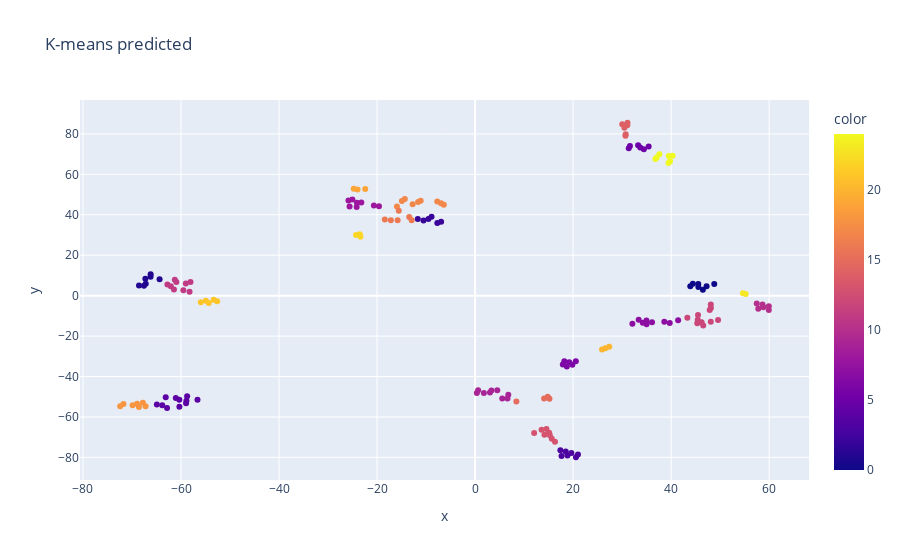
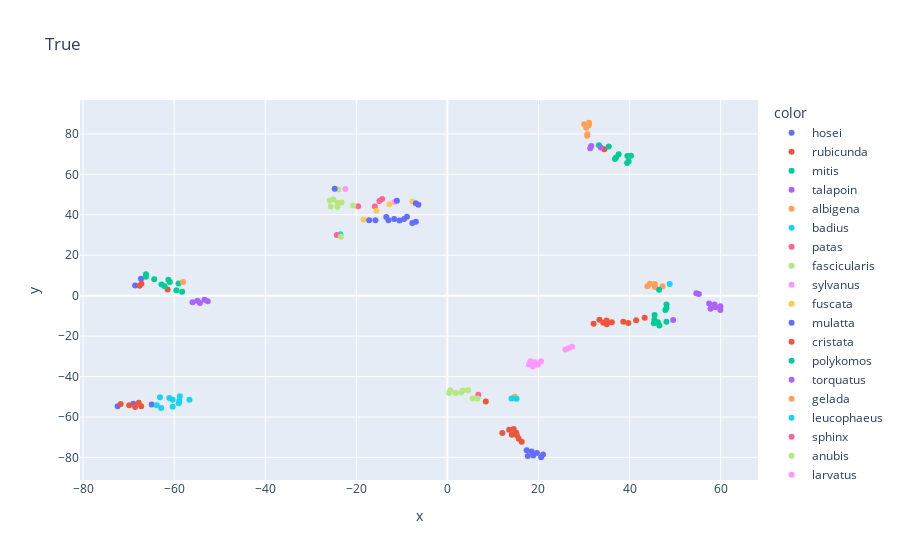

The notebook cell these images were saved under, in order:
### Markdown cell above
##### Cluster using k-means

##### K-means on original data

### Code cell
from sklearn.cluster import KMeans
kmns = KMeans(n_clusters=25, init='k-means++')
kY = kmns.fit_predict(X)
# K-means on tSNE results
kmns = KMeans(n_clusters=25, init='k-means++')
kY = kmns.fit_predict(Y)

fig = px.scatter( x=Y[:,0], y=Y[:,1] , color=kY, title='K-means predicted')
fig.show()

fig = px.scatter( x=Y[:,0], y=Y[:,1] , color=df['Species'], title='True')
fig.show()

### Figure 1 — Plotly figure (JSON) as saved in the notebook; plotly's stock layout.template omitted (floating-point values rounded to 4 significant figures; data arrays with more than 128 entries replaced by an {"elided": "..."} marker saying what was removed)
{"data": [{"hovertemplate": "x=%{x}<br>y=%{y}<br>color=%{marker.color}<extra></extra>", "legendgroup": "", "marker": {"color": {"elided": "165 int values"}, "coloraxis": "coloraxis", "symbol": "circle"}, "mode": "markers", "name": "", "orientation": "v", "showlegend": false, "type": "scatter", "x": {"elided": "165 float values"}, "xaxis": "x", "y": {"elided": "165 float values"}, "yaxis": "y"}], "layout": {"coloraxis": {"colorbar": {"title": {"text": "color"}}, "colorscale": [[0, "#0d0887"], [0.1111, "#46039f"], [0.2222, "#7201a8"], [0.3333, "#9c179e"], [0.4444, "#bd3786"], [0.5556, "#d8576b"], [0.6667, "#ed7953"], [0.7778, "#fb9f3a"], [0.8889, "#fdca26"], [1, "#f0f921"]]}, "legend": {"tracegroupgap": 0}, "title": {"text": "K-means predicted"}, "xaxis": {"anchor": "y", "domain": [0, 1], "title": {"text": "x"}}, "yaxis": {"anchor": "x", "domain": [0, 1], "title": {"text": "y"}}}}

### Figure 2 — Plotly figure (JSON) as saved in the notebook; plotly's stock layout.template omitted (floating-point values rounded to 4 significant figures)
{"data": [{"hovertemplate": "color=hosei<br>x=%{x}<br>y=%{y}<extra></extra>", "legendgroup": "hosei", "marker": {"color": "#636efa", "symbol": "circle"}, "mode": "markers", "name": "hosei", "orientation": "v", "showlegend": true, "type": "scatter", "x": [-67.27, -68.57, -72.41, -68.97, -64.93], "xaxis": "x", "y": [8.407, 5.052, -54.68, -53.49, -53.85], "yaxis": "y"}, {"hovertemplate": "color=rubicunda<br>x=%{x}<br>y=%{y}<extra></extra>", "legendgroup": "rubicunda", "marker": {"color": "#EF553B", "symbol": "circle"}, "mode": "markers", "name": "rubicunda", "orientation": "v", "showlegend": true, "type": "scatter", "x": [-67.19, -67.56, -61.44, -71.74, -69.88, -67.78, -68.59, -67.23], "xaxis": "x", "y": [5.938, 4.859, 3.051, -53.61, -54.23, -52.99, -55.11, -54.72], "yaxis": "y"}, {"hovertemplate": "color=mitis<br>x=%{x}<br>y=%{y}<extra></extra>", "legendgroup": "mitis", "marker": {"color": "#00cc96", "symbol": "circle"}, "mode": "markers", "name": "mitis", "orientation": "v", "showlegend": true, "type": "scatter", "x": [-66.21, -66.2, -64.37, -62.77, -62.08, -59.02, -61.26, -59.52, -60.95, -58.25], "xaxis": "x", "y": [9.312, 10.59, 8.128, 5.552, 4.645, 6.018, 7.843, 2.732, 6.8, 1.913], "yaxis": "y"}, {"hovertemplate": "color=talapoin<br>x=%{x}<br>y=%{y}<extra></extra>", "legendgroup": "talapoin", "marker": {"color": "#ab63fa", "symbol": "circle"}, "mode": "markers", "name": "talapoin", "orientation": "v", "showlegend": true, "type": "scatter", "x": [-53.33, -52.63, -55.96, -54.34, -54.92], "xaxis": "x", "y": [-2.067, -2.704, -3.244, -3.689, -2.574], "yaxis": "y"}, {"hovertemplate": "color=albigena<br>x=%{x}<br>y=%{y}<extra></extra>", "legendgroup": "albigena", "marker": {"color": "#FFA15A", "symbol": "circle"}, "mode": "markers", "name": "albigena", "orientation": "v", "showlegend": true, "type": "scatter", "x": [43.91, 45.56, 44.43, 45.54, -58.06, 47.24], "xaxis": "x", "y": [4.666, 4.307, 5.944, 5.796, 6.749, 4.659], "yaxis": "y"}, {"hovertemplate": "color=badius<br>x=%{x}<br>y=%{y}<extra></extra>", "legendgroup": "badius", "marker": {"color": "#19d3f3", "symbol": "circle"}, "mode": "markers", "name": "badius", "orientation": "v", "showlegend": true, "type": "scatter", "x": [-63.11, -58.97, -60.33, -58.89, -61.06, -62.85, -56.64, -60.34, -63.82, -58.75], "xaxis": "x", "y": [-50.27, -53.22, -54.98, -51.92, -50.63, -55.52, -51.5, -51.47, -54.23, -49.78], "yaxis": "y"}, {"hovertemplate": "color=patas<br>x=%{x}<br>y=%{y}<extra></extra>", "legendgroup": "patas", "marker": {"color": "#FF6692", "symbol": "circle"}, "mode": "markers", "name": "patas", "orientation": "v", "showlegend": true, "type": "scatter", "x": [-15.94, -19.61, -14.93, -14.34], "xaxis": "x", "y": [44.04, 44.25, 46.78, 47.79], "yaxis": "y"}, {"hovertemplate": "color=fascicularis<br>x=%{x}<br>y=%{y}<extra></extra>", "legendgroup": "fascicularis", "marker": {"color": "#B6E880", "symbol": "circle"}, "mode": "markers", "name": "fascicularis", "orientation": "v", "showlegend": true, "type": "scatter", "x": [-25.61, -23.99, -24.16, -24.1, -25.03, -20.65, -25.83, -23.21], "xaxis": "x", "y": [44.14, 52.52, 43.84, 45.91, 47.56, 44.57, 47.1, 46.02], "yaxis": "y"}, {"hovertemplate": "color=sylvanus<br>x=%{x}<br>y=%{y}<extra></extra>", "legendgroup": "sylvanus", "marker": {"color": "#FF97FF", "symbol": "circle"}, "mode": "markers", "name": "sylvanus", "orientation": "v", "showlegend": true, "type": "scatter", "x": [-11.63, -22.41], "xaxis": "x", "y": [46.35, 52.77], "yaxis": "y"}, {"hovertemplate": "color=fuscata<br>x=%{x}<br>y=%{y}<extra></extra>", "legendgroup": "fuscata", "marker": {"color": "#FECB52", "symbol": "circle"}, "mode": "markers", "name": "fuscata", "orientation": "v", "showlegend": true, "type": "scatter", "x": [-7.715, -12.74], "xaxis": "x", "y": [46.58, 45.24], "yaxis": "y"}, {"hovertemplate": "color=mulatta<br>x=%{x}<br>y=%{y}<extra></extra>", "legendgroup": "mulatta", "marker": {"color": "#636efa", "symbol": "circle"}, "mode": "markers", "name": "mulatta", "orientation": "v", "showlegend": true, "type": "scatter", "x": [-6.372, -6.942, -11.09], "xaxis": "x", "y": [44.92, 45.75, 46.95], "yaxis": "y"}, {"hovertemplate": "color=cristata<br>x=%{x}<br>y=%{y}<extra></extra>", "legendgroup": "cristata", "marker": {"color": "#EF553B", "symbol": "circle"}, "mode": "markers", "name": "cristata", "orientation": "v", "showlegend": true, "type": "scatter", "x": [32.1, 33.38, 34.22, 34.99, 36.1, 34.96, 38.61, 41.44, 39.72, 43.31, 13.57, 14.56, 12.06, 15.11, 15.26, 14.15, 15.66, 16.31], "xaxis": "x", "y": [-13.93, -11.96, -13.46, -14.16, -13.14, -12.27, -12.86, -12.15, -13.54, -10.95, -66.34, -65.95, -67.88, -67.76, -68.98, -68.76, -70.83, -72.22], "yaxis": "y"}, {"hovertemplate": "color=polykomos<br>x=%{x}<br>y=%{y}<extra></extra>", "legendgroup": "polykomos", "marker": {"color": "#00cc96", "symbol": "circle"}, "mode": "markers", "name": "polykomos", "orientation": "v", "showlegend": true, "type": "scatter", "x": [46.54, 45.43, 45.33, 46.22, 48.1, 45.49, 47.87, 48.12, 48.1, 46.48], "xaxis": "x", "y": [-14.81, -11.88, -13.58, -13.15, -12.95, -9.569, -7.041, -6.106, -4.421, 2.927], "yaxis": "y"}, {"hovertemplate": "color=torquatus<br>x=%{x}<br>y=%{y}<extra></extra>", "legendgroup": "torquatus", "marker": {"color": "#ab63fa", "symbol": "circle"}, "mode": "markers", "name": "torquatus", "orientation": "v", "showlegend": true, "type": "scatter", "x": [49.58, 59.93, 58.81, 55.21, 59.93, 54.65, 57.47, 57.78, 58.64], "xaxis": "x", "y": [-12.05, -7.079, -5.735, 0.8102, -5.274, 1.238, -3.889, -6.414, -4.392], "yaxis": "y"}, {"hovertemplate": "color=gelada<br>x=%{x}<br>y=%{y}<extra></extra>", "legendgroup": "gelada", "marker": {"color": "#FFA15A", "symbol": "circle"}, "mode": "markers", "name": "gelada", "orientation": "v", "showlegend": true, "type": "scatter", "x": [14.82], "xaxis": "x", "y": [-49.98], "yaxis": "y"}, {"hovertemplate": "color=leucophaeus<br>x=%{x}<br>y=%{y}<extra></extra>", "legendgroup": "leucophaeus", "marker": {"color": "#19d3f3", "symbol": "circle"}, "mode": "markers", "name": "leucophaeus", "orientation": "v", "showlegend": true, "type": "scatter", "x": [14.09, 15.18, 48.8, -23.52], "xaxis": "x", "y": [-50.82, -51.0, 5.75, 30.41], "yaxis": "y"}, {"hovertemplate": "color=sphinx<br>x=%{x}<br>y=%{y}<extra></extra>", "legendgroup": "sphinx", "marker": {"color": "#FF6692", "symbol": "circle"}, "mode": "markers", "name": "sphinx", "orientation": "v", "showlegend": true, "type": "scatter", "x": [6.781, -24.28], "xaxis": "x", "y": [-49.02, 30.05], "yaxis": "y"}, {"hovertemplate": "color=anubis<br>x=%{x}<br>y=%{y}<extra></extra>", "legendgroup": "anubis", "marker": {"color": "#B6E880", "symbol": "circle"}, "mode": "markers", "name": "anubis", "orientation": "v", "showlegend": true, "type": "scatter", "x": [6.614, 5.547, 3.04, 0.3635, 1.803, 3.344, 4.531, 0.6295, -23.38], "xaxis": "x", "y": [-50.87, -50.84, -47.91, -48.19, -48.08, -46.91, -46.8, -46.79, 29.1], "yaxis": "y"}, {"hovertemplate": "color=larvatus<br>x=%{x}<br>y=%{y}<extra></extra>", "legendgroup": "larvatus", "marker": {"color": "#FF97FF", "symbol": "circle"}, "mode": "markers", "name": "larvatus", "orientation": "v", "showlegend": true, "type": "scatter", "x": [20.56, 25.91, 26.57, 27.37, 19.85, 18.73, 17.9, 19.22, 18.2], "xaxis": "x", "y": [-32.5, -26.63, -26.0, -25.26, -34.22, -35.06, -34.08, -32.99, -32.49], "yaxis": "y"}, {"hovertemplate": "color=syndactylus<br>x=%{x}<br>y=%{y}<extra></extra>", "legendgroup": "syndactylus", "marker": {"color": "#FECB52", "symbol": "circle"}, "mode": "markers", "name": "syndactylus", "orientation": "v", "showlegend": true, "type": "scatter", "x": [-15.57, -18.41], "xaxis": "x", "y": [42.03, 37.71], "yaxis": "y"}, {"hovertemplate": "color=lar<br>x=%{x}<br>y=%{y}<extra></extra>", "legendgroup": "lar", "marker": {"color": "#636efa", "symbol": "circle"}, "mode": "markers", "name": "lar", "orientation": "v", "showlegend": true, "type": "scatter", "x": [-17.18, -15.8, -8.88, -13.43, -9.515, -12.94, -24.76, -10.52, -11.68, -6.926, -7.706, 17.41, 17.65, 18.86, 18.5, 19.65, 20.58, 21.0], "xaxis": "x", "y": [37.35, 37.32, 39.08, 38.93, 37.86, 37.35, 52.89, 37.14, 37.92, 36.51, 35.93, -76.47, -79.3, -79.02, -77.06, -77.84, -79.92, -78.59], "yaxis": "y"}, {"hovertemplate": "color=pygmaeus<br>x=%{x}<br>y=%{y}<extra></extra>", "legendgroup": "pygmaeus", "marker": {"color": "#EF553B", "symbol": "circle"}, "mode": "markers", "name": "pygmaeus", "orientation": "v", "showlegend": true, "type": "scatter", "x": [34.44, 8.428], "xaxis": "x", "y": [72.42, -52.33], "yaxis": "y"}, {"hovertemplate": "color=troglodytes<br>x=%{x}<br>y=%{y}<extra></extra>", "legendgroup": "troglodytes", "marker": {"color": "#00cc96", "symbol": "circle"}, "mode": "markers", "name": "troglodytes", "orientation": "v", "showlegend": true, "type": "scatter", "x": [35.42, 39.52, 40.3, 39.79, 37.6, 36.79, 39.46, 37.06, 33.27], "xaxis": "x", "y": [73.81, 69.05, 69.22, 66.47, 69.89, 67.56, 65.6, 68.37, 74.4], "yaxis": "y"}, {"hovertemplate": "color=paniscus<br>x=%{x}<br>y=%{y}<extra></extra>", "legendgroup": "paniscus", "marker": {"color": "#ab63fa", "symbol": "circle"}, "mode": "markers", "name": "paniscus", "orientation": "v", "showlegend": true, "type": "scatter", "x": [33.7, 31.36, 31.6], "xaxis": "x", "y": [73.33, 72.85, 74.05], "yaxis": "y"}, {"hovertemplate": "color=gorilla<br>x=%{x}<br>y=%{y}<extra></extra>", "legendgroup": "gorilla", "marker": {"color": "#FFA15A", "symbol": "circle"}, "mode": "markers", "name": "gorilla", "orientation": "v", "showlegend": true, "type": "scatter", "x": [30.03, 30.47, 31.06, 31.1, 30.69, 30.73], "xaxis": "x", "y": [84.79, 83.1, 84.25, 85.51, 79.04, 79.77], "yaxis": "y"}], "layout": {"legend": {"title": {"text": "color"}, "tracegroupgap": 0}, "title": {"text": "True"}, "xaxis": {"anchor": "y", "domain": [0, 1], "title": {"text": "x"}}, "yaxis": {"anchor": "x", "domain": [0, 1], "title": {"text": "y"}}}}
